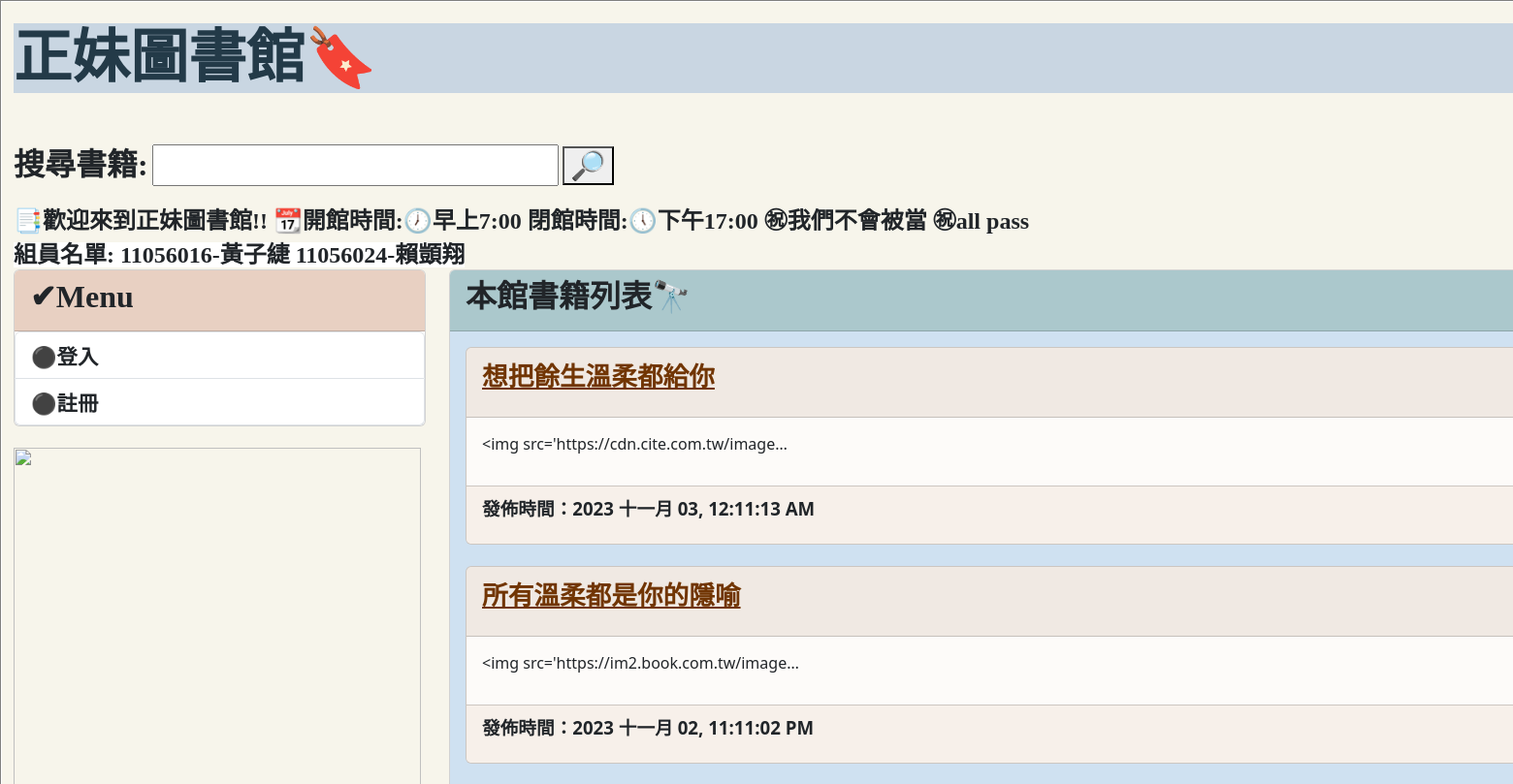
Before: / (upper part) with the older database file.
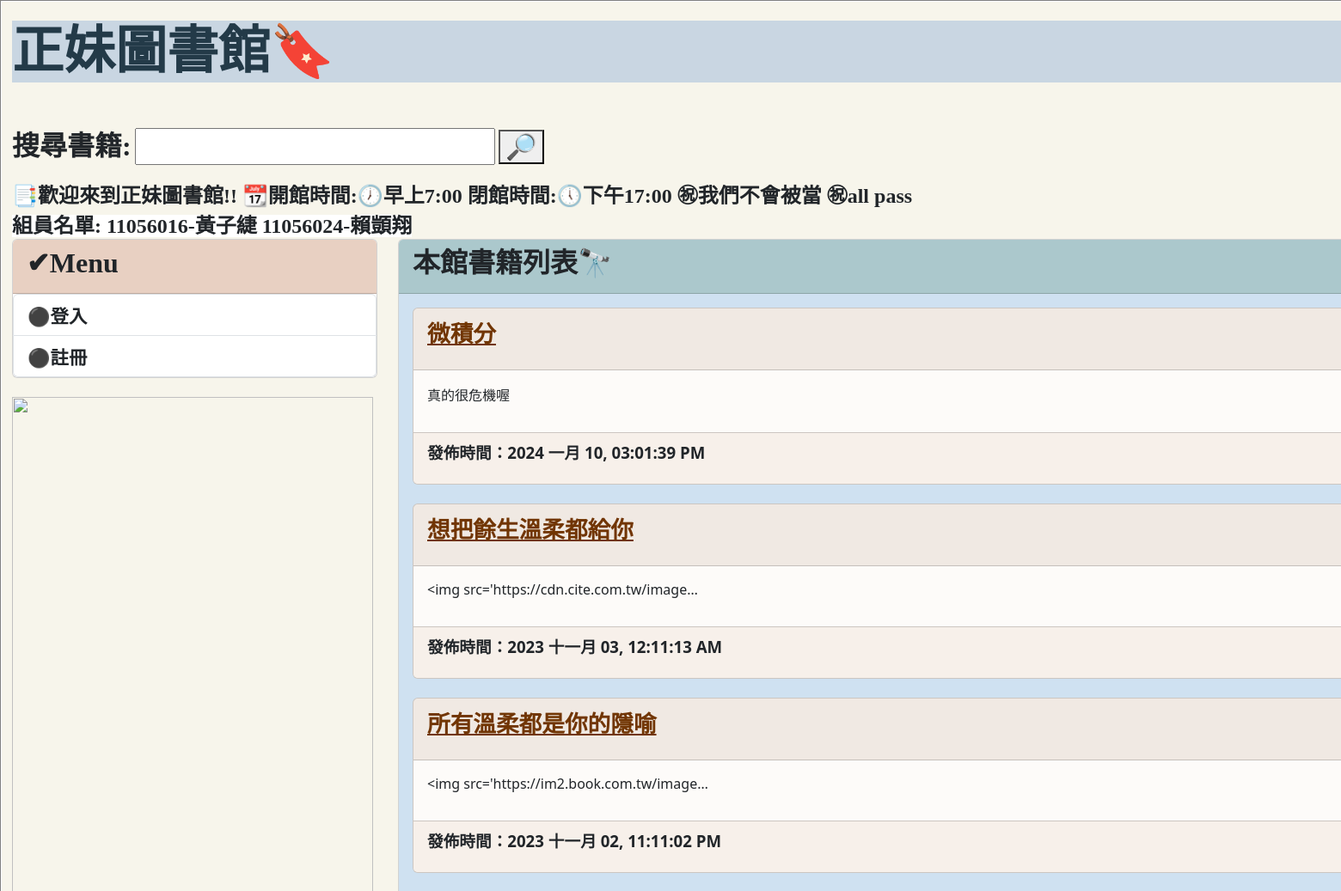
After: the same page with the newer database file.
### mysite/models.py (models this page shows, shortened)
class Post(models.Model):
    title = models.CharField(max_length=200)
    slug = models.CharField(max_length=200)
    body = models.TextField()
    pub_date = models.DateTimeField(auto_now_add=True)
    isBorrow = models.BooleanField(("外借中"),default=True)
    class Meta:
        ordering = ('-pub_date',)

### mysite/views.py (the view)
# urls.py: path('',homepage),
def homepage(request):
    posts = Post.objects.all()
    now = datetime.now()
    return render(request, 'index.html', locals())

### templates/index.html (shortened to what this page needs)
{% extends 'base.html' %}
{% block headmessage %}
    <h3 style='font-family:微軟正黑體;font-size:24pt;font-weight:bolder;background-color:abc8cc;'>本館書籍列表&#x1F52D;</a>
{% endblock %}
{% block content %}
     {% for post in posts %}
    <div class='card' style='background-color:#F7F0EA'>
        <div class='card-header'>
            <p style='font-family:微軟正黑體;font-size:20pt;font-weight:bolder;'>
                <a href='/post/{{post.slug}}' style="color:713503">{{ post.title }}</a>
            </p>
        </div>
        <div class='card-body' style='background-color:#FDFBF9'>
            <p>
               {{ post.body | truncatechars:40 }}
            </p>
        </div>
        <div class='card-footer'  style='background-color:#F7F0EA;font-weight:bold;font-size:14pt;'>
            <p>
                發佈時間：{{ post.pub_date | date:"Y M d, h:m:s A"}}
            </p>
        </div>
    </div>
    <br>
    {% endfor %}
{% endblock %}

Changed rows visible on the page:
added Post: title "微積分", body "真的很危機喔", pub_date "2024 一月 10, 03:01:39 PM"
